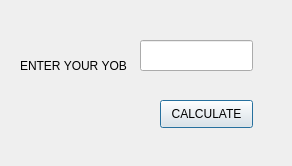
<?xml version="1.0" encoding="UTF-8"?>
<ui version="4.0">
 <class>Dialog</class>
 <widget class="QDialog" name="Dialog">
  <property name="geometry">
   <rect>
    <x>0</x>
    <y>0</y>
    <width>292</width>
    <height>166</height>
   </rect>
  </property>
  <property name="windowTitle">
   <string>AGE CALCULATOR</string>
  </property>
  <widget class="QLabel" name="label">
   <property name="geometry">
    <rect>
     <x>20</x>
     <y>40</y>
     <width>111</width>
     <height>51</height>
    </rect>
   </property>
   <property name="text">
    <string>ENTER YOUR YOB</string>
   </property>
  </widget>
  <widget class="QLineEdit" name="agelineEdit">
   <property name="geometry">
    <rect>
     <x>140</x>
     <y>40</y>
     <width>113</width>
     <height>31</height>
    </rect>
   </property>
  </widget>
  <widget class="QPushButton" name="CalculateagepushButton">
   <property name="geometry">
    <rect>
     <x>160</x>
     <y>100</y>
     <width>93</width>
     <height>28</height>
    </rect>
   </property>
   <property name="text">
    <string>CALCULATE</string>
   </property>
  </widget>
 </widget>
 <resources/>
 <connections/>
</ui>
